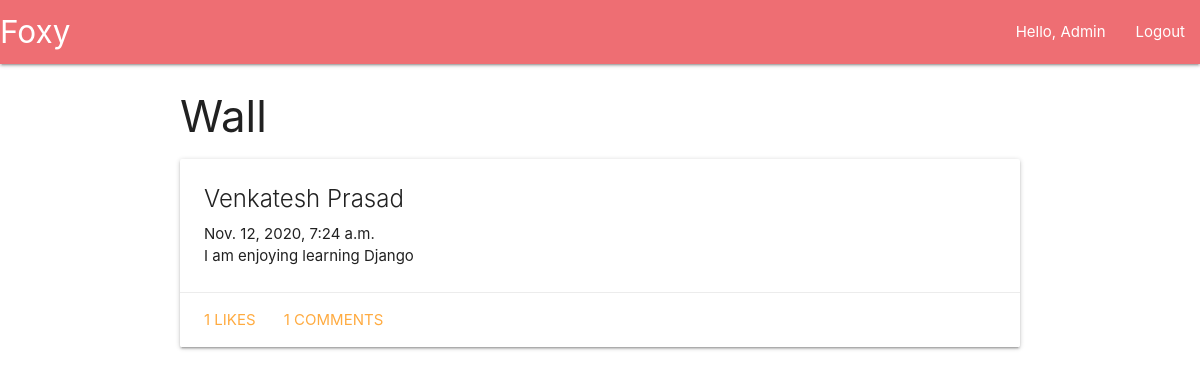
The app's page / (signed in) with its own data.
### social/models.py (models this page shows, shortened)
class Post(models.Model):
  user = models.ForeignKey(User, on_delete=models.CASCADE)
  created_at = models.DateTimeField(auto_now=True)
  content = models.TextField()
  image = models.ImageField(blank = True)

### social/views.py (the view)
# urls.py: path('', views.Wall.as_view())
class Wall(LoginRequiredMixin, ListView):
  context_object_name = 'posts'
  template_name = 'social/wall.html'
  login_url = 'auth/login'
  def get_queryset(self):
    friendIds = [ friend.person2.id for friend in  models.Friends.objects.filter(person1 = self.request.user) ]
    friendIds = friendIds + [ friend.person1.id for friend in  models.Friends.objects.filter(person2 = self.request.user) ]
    return models.Post.objects.filter(user__in = friendIds).order_by('-created_at')

### templates/social/wall.html
{% extends 'base.html' %}
{% block content %}
    <div class="container">
        <h3>Wall</h3>
        {%for post in posts%}
            <div class="row">
                <div class="column">
                    {% include 'social/components/post.html' %}
                </div>
            </div>
        {%endfor%}
    </div>
{% endblock %}

### templates/base.html (shortened to what this page needs)
<!DOCTYPE html>
<html lang="en">
    <head>
        <link rel="stylesheet" href="https://cdnjs.cloudflare.com/ajax/libs/materialize/1.0.0/css/materialize.min.css">
    </head>
    <body>
        <nav  style="margin-bottom: 1.5rem">
            <div class="nav-wrapper">
              <a href="#" class="brand-logo">Foxy</a>
              <ul id="nav-mobile" class="right hide-on-med-and-down">
                {% if user.is_authenticated %}
                    <li><a href="/home">Hello, {{user.first_name}} {{ user.last_name }}</a></li>
                    <li><a href="/auth/logout">Logout</a></li>
                {%else%}
                    <li><a href="/auth/login">Login</a></li>
                {%endif%}
              </ul>
            </div>
          </nav>
        {% block content %}{% endblock %}
    </body>
</html>

### templates/social/components/post.html (shortened to what this page needs)
<div class="card">
    <div class="card-content">
        <span class="card-title">{{post.user.first_name}} {{post.user.last_name}}</span>
        <span>{{post.created_at}}</span>
      <p>
          {{post.content}}
      </p>
    </div>
    <div class="card-action">
        <a href="#" onclick="likePost({{ post.id }})">{{ post.like_set.count }} Likes</a>
        <a class = "modal-trigger" href="#postModal{{post.id}}">{{post.comment_set.count}} Comments</a>
      </div>
  </div>

### records on screen
Post: user.first_name "Venkatesh", user.last_name "Prasad", created_at "Nov. 12, 2020, 7:24 a.m.", content "I am enjoying learning Django", like_set.count "1", comment_set.count "1"

### other values on screen
{{ user.first_name }} "Admin"
